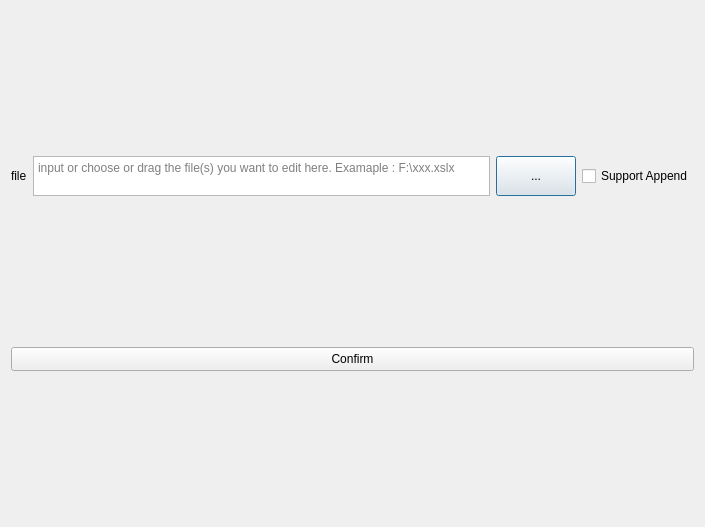
<?xml version="1.0" encoding="UTF-8"?>
<ui version="4.0">
 <class>LocalGlossaryDialog</class>
 <widget class="QDialog" name="LocalGlossaryDialog">
  <property name="geometry">
   <rect>
    <x>0</x>
    <y>0</y>
    <width>705</width>
    <height>527</height>
   </rect>
  </property>
  <property name="windowTitle">
   <string>Local Glossary</string>
  </property>
  <layout class="QGridLayout" name="gridLayout">
   <item row="0" column="3">
    <widget class="QCheckBox" name="appendCheckBox">
     <property name="maximumSize">
      <size>
       <width>16777215</width>
       <height>20</height>
      </size>
     </property>
     <property name="text">
      <string>Support Append</string>
     </property>
    </widget>
   </item>
   <item row="0" column="0">
    <widget class="QLabel" name="label">
     <property name="maximumSize">
      <size>
       <width>30</width>
       <height>30</height>
      </size>
     </property>
     <property name="text">
      <string>file</string>
     </property>
     <property name="wordWrap">
      <bool>true</bool>
     </property>
    </widget>
   </item>
   <item row="1" column="0" colspan="4">
    <layout class="QVBoxLayout" name="verticalLayout"/>
   </item>
   <item row="0" column="2">
    <widget class="QPushButton" name="selectFileBtn">
     <property name="minimumSize">
      <size>
       <width>0</width>
       <height>40</height>
      </size>
     </property>
     <property name="text">
      <string>...</string>
     </property>
    </widget>
   </item>
   <item row="0" column="1">
    <widget class="QTextEdit" name="selectFileText">
     <property name="minimumSize">
      <size>
       <width>0</width>
       <height>40</height>
      </size>
     </property>
     <property name="maximumSize">
      <size>
       <width>16777215</width>
       <height>40</height>
      </size>
     </property>
     <property name="toolTip">
      <string/>
     </property>
     <property name="placeholderText">
      <string>input or choose or drag the file(s) you want to edit here. Examaple : F:\xxx.xslx</string>
     </property>
    </widget>
   </item>
   <item row="2" column="0" colspan="4">
    <widget class="QPushButton" name="confirmButton">
     <property name="maximumSize">
      <size>
       <width>16777215</width>
       <height>24</height>
      </size>
     </property>
     <property name="text">
      <string>Confirm</string>
     </property>
    </widget>
   </item>
  </layout>
 </widget>
 <resources/>
 <connections/>
</ui>
